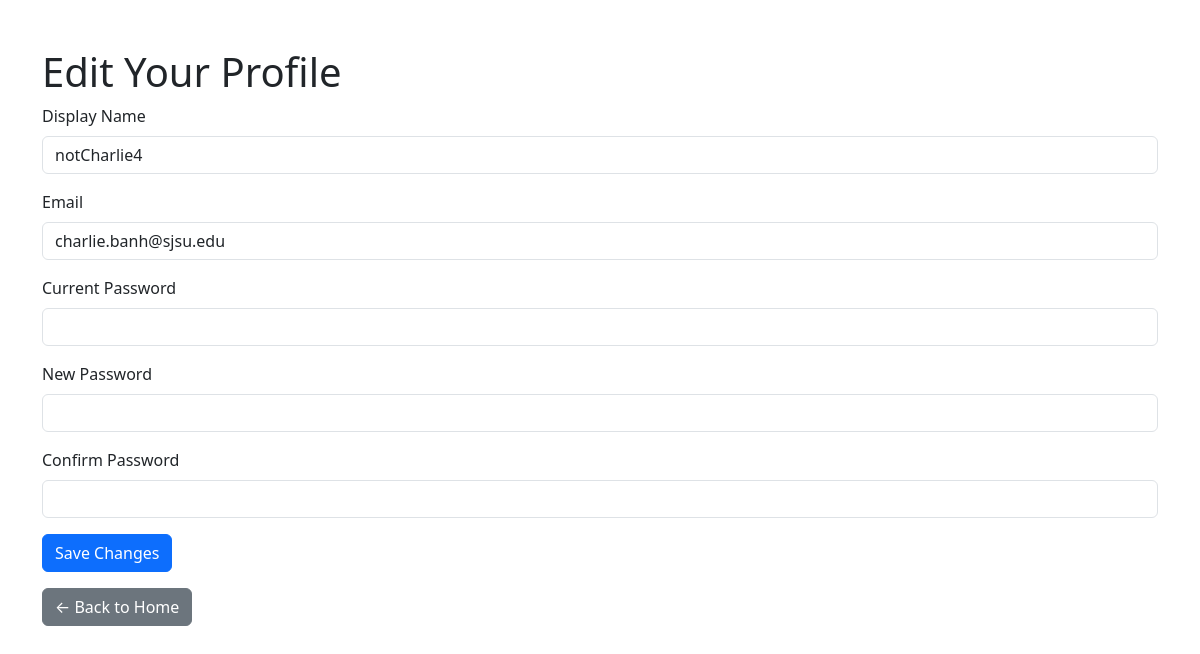
/edit_profile (signed in), run on an earlier commit of the app's database.
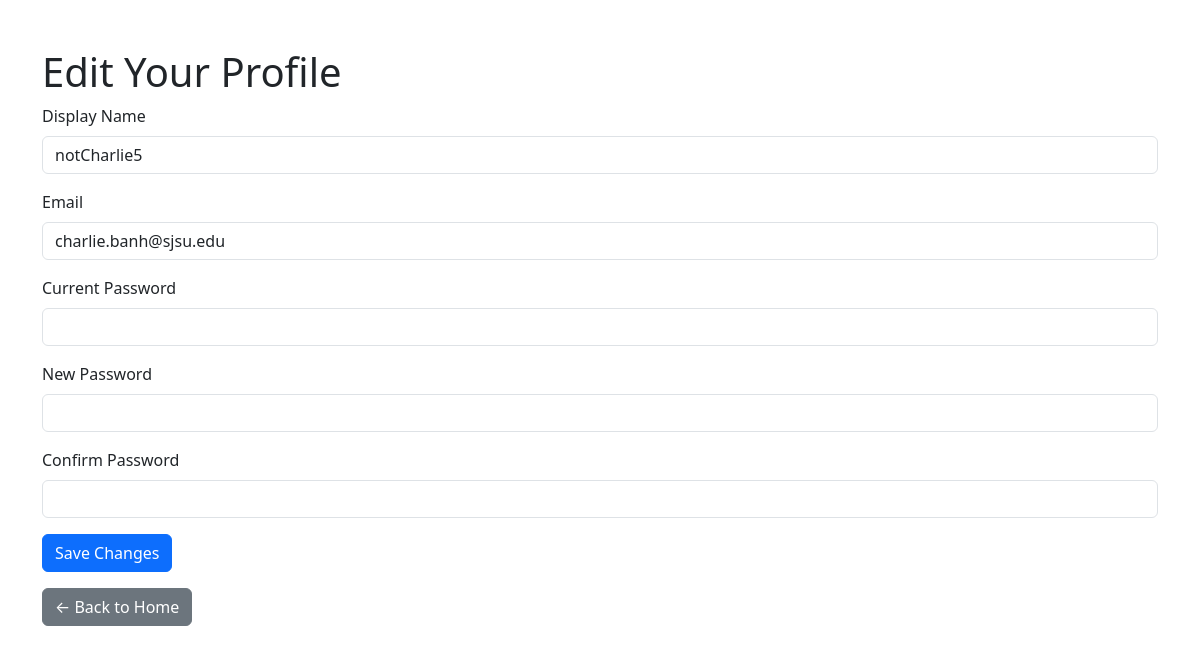
And on a later commit of the database.
### app/models.py (models this page shows, shortened)
class User(UserMixin, db.Model):
    id = sa.Column(sa.Integer, primary_key=True)
    display_name = sa.Column(sa.String(64), nullable=True)
    username = sa.Column(sa.String(64), index=True, unique=True, nullable=False)
    email = sa.Column(sa.String(120), index=True, unique=True, nullable=False)
    password_hash = sa.Column(sa.String(256), nullable=False)
    recipes = so.relationship("Recipe", backref="author", lazy=True)
    comments = so.relationship('Comment', backref='author', lazy=True)
    ratings = so.relationship('CommentRating', backref='rater', lazy=True)
    favorites = so.relationship('Favorite', backref='user', lazy='dynamic')

### app/routes.py (the view, shortened to what this page needs)
@main.route("/edit_profile", methods=["GET", "POST"])
@login_required
def edit_profile():
    form = EditProfileForm()
    if request.method == "GET":
        form.display_name.data = current_user.display_name
        form.email.data = current_user.email
    return render_template("edit_profile.html", form=form)

### app/forms.py
class EditProfileForm(FlaskForm):
    display_name = StringField("Display Name", validators=[DataRequired(), Length(max=64)])
    email = StringField("Email", validators=[DataRequired(), Email()])
    current_password = PasswordField("Current Password", validators=[Optional()])
    new_password = PasswordField("New Password", validators=[Optional(), Length(min=6)])
    confirm_password = PasswordField(
        "Confirm Password",
        validators=[Optional(), EqualTo("new_password", message="Passwords must match")]
    )
    submit = SubmitField("Save Changes")

### app/models.py (called while the page is built)
@login.user_loader
def load_user(user_id):
    return User.query.get(int(user_id))

### app/templates/edit_profile.html (shortened to what this page needs)
<!doctype html>
<html lang="en">
<head>
  <link rel="stylesheet" href="https://cdn.jsdelivr.net/npm/bootstrap@5.3.0/dist/css/bootstrap.min.css">
</head>
<body>
  <div class="container mt-5">
    <h1>Edit Your Profile</h1>
    <form method="POST">
      <div class="mb-3">
        {{ form.display_name.label(class="form-label") }}
        {{ form.display_name(class="form-control") }}
      </div>
      <div class="mb-3">
        {{ form.email.label(class="form-label") }}
        {{ form.email(class="form-control") }}
      </div>
      <div class="mb-3">
        {{ form.current_password.label(class="form-label") }}
        {{ form.current_password(class="form-control") }}
      </div>
      <div class="mb-3">
        {{ form.new_password.label(class="form-label") }}
        {{ form.new_password(class="form-control") }}
      </div>
      <div class="mb-3">
        {{ form.confirm_password.label(class="form-label") }}
        {{ form.confirm_password(class="form-control") }}
      </div>
      <button type="submit" class="btn btn-primary">{{ form.submit.label.text }}</button>
    </form>
    <a href="{{ url_for('main.recipes') }}" class="btn btn-secondary mt-3">← Back to Home</a>
  </div>
</body>
</html>

What changed in the data, as far as the page shows it:
changed User "charlie.banh@sjsu.edu": display_name "notCharlie4" → "notCharlie5"
